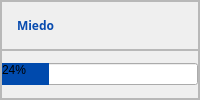
                    <widget class="QFrame" name="frame_8">
                     <property name="frameShape">
                      <enum>QFrame::StyledPanel</enum>
                     </property>
                     <property name="frameShadow">
                      <enum>QFrame::Raised</enum>
                     </property>
                     <layout class="QVBoxLayout" name="verticalLayout_3">
                      <property name="spacing">
                       <number>0</number>
                      </property>
                      <property name="leftMargin">
                       <number>0</number>
                      </property>
                      <property name="topMargin">
                       <number>0</number>
                      </property>
                      <property name="rightMargin">
                       <number>0</number>
                      </property>
                      <property name="bottomMargin">
                       <number>0</number>
                      </property>
                      <item>
                       <widget class="QFrame" name="frame_27">
                        <property name="frameShape">
                         <enum>QFrame::StyledPanel</enum>
                        </property>
                        <property name="frameShadow">
                         <enum>QFrame::Raised</enum>
                        </property>
                        <layout class="QHBoxLayout" name="horizontalLayout_12">
                         <property name="spacing">
                          <number>15</number>
                         </property>
                         <property name="leftMargin">
                          <number>0</number>
                         </property>
                         <property name="topMargin">
                          <number>0</number>
                         </property>
                         <property name="rightMargin">
                          <number>0</number>
                         </property>
                         <property name="bottomMargin">
                          <number>0</number>
                         </property>
                         <item>
                          <widget class="QLabel" name="label_10">
                           <property name="sizePolicy">
                            <sizepolicy hsizetype="Fixed" vsizetype="Preferred">
                             <horstretch>0</horstretch>
                             <verstretch>0</verstretch>
                            </sizepolicy>
                           </property>
                           <property name="text">
                            <string>&lt;html&gt;&lt;head/&gt;&lt;body&gt;&lt;p&gt;&lt;img src=&quot;:/Primero/angustia.png&quot;/&gt;&lt;/p&gt;&lt;/body&gt;&lt;/html&gt;</string>
                           </property>
                          </widget>
                         </item>
                         <item>
                          <widget class="QLabel" name="label_11">
                           <property name="font">
                            <font>
                             <family>Open Sans</family>
                             <pointsize>9</pointsize>
                             <weight>75</weight>
                             <bold>true</bold>
                            </font>
                           </property>
                           <property name="styleSheet">
                            <string notr="true">color: rgb(8, 75, 175);</string>
                           </property>
                           <property name="text">
                            <string>Miedo</string>
                           </property>
                          </widget>
                         </item>
                        </layout>
                       </widget>
                      </item>
                      <item>
                       <widget class="QFrame" name="frame_25">
                        <property name="frameShape">
                         <enum>QFrame::StyledPanel</enum>
                        </property>
                        <property name="frameShadow">
                         <enum>QFrame::Raised</enum>
                        </property>
                        <layout class="QVBoxLayout" name="verticalLayout_13">
                         <property name="spacing">
                          <number>0</number>
                         </property>
                         <property name="leftMargin">
                          <number>0</number>
                         </property>
                         <property name="topMargin">
                          <number>0</number>
                         </property>
                         <property name="rightMargin">
                          <number>0</number>
                         </property>
                         <property name="bottomMargin">
                          <number>0</number>
                         </property>
                         <item>
                          <widget class="QProgressBar" name="miedo">
                           <property name="styleSheet">
                            <string notr="true">QProgressBar::chunk {
    background-color: #004AAD;
}</string>
                           </property>
                           <property name="value">
                            <number>24</number>
                           </property>
                          </widget>
                         </item>
                        </layout>
                       </widget>
                      </item>
                     </layout>
                    </widget>
